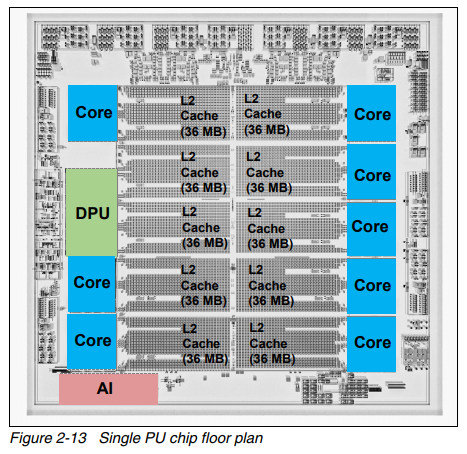
#> input picture tools/md2pptx/examples/telum_II_pu_chip.png, 467 x 454 px
$ python thumbnail_grid.py md2pptx/examples/telum_II_pu_chip.png --output out.png
#> lines starting #> are read from the running program, lines starting #| are printed output that depends on the picture
#!/usr/bin/env python3

from __future__ import annotations

import argparse
import glob
import math
import sys
from pathlib import Path
from typing import cast

pil_import_error: ImportError | None = None
try:
    from PIL import Image
except ImportError as exc:
    Image = None
    pil_import_error = exc


def parse_thumb_size(value: str) -> tuple[int, int]:
    try:
        width_str, height_str = value.lower().split("x", 1)
        width = int(width_str)
        height = int(height_str)
    except ValueError as exc:
        raise argparse.ArgumentTypeError("--thumb-size must be in WIDTHxHEIGHT format (e.g. 480x270)") from exc

    if width <= 0 or height <= 0:
        raise argparse.ArgumentTypeError("--thumb-size values must be positive integers")

    return width, height


def expand_input_paths(patterns: list[str]) -> list[Path]:
    expanded: list[Path] = []
    for pattern in patterns:
        matches = sorted(glob.glob(pattern))
        if matches:
            expanded.extend(Path(match) for match in matches)
        else:
            expanded.append(Path(pattern))

    png_paths = [path for path in expanded if path.suffix.lower() == ".png" and path.exists()]
    unique_paths = sorted(set(png_paths), key=lambda path: str(path))
    return unique_paths


def build_thumbnail_grid(
    input_paths: list[Path],
    output_path: Path,
    columns: int,
    thumb_size: tuple[int, int],
) -> None:
#> called with columns = 4, thumb_size = (480, 270)
    if Image is None:
        raise RuntimeError("Pillow is not installed. Install it with: pip install Pillow") from pil_import_error

    thumb_width, thumb_height = thumb_size
    rows = math.ceil(len(input_paths) / columns)

    canvas = Image.new("RGB", (columns * thumb_width, rows * thumb_height), color=(255, 255, 255))
#> canvas: PIL image 1920x270 RGB; every value is 255

    for index, input_path in enumerate(input_paths):
        with Image.open(input_path) as image:
#> image is the input picture: PIL image 467x454 RGBA; mean R, G, B, A 171.7, 188.2, 192.9, 255
            thumbnail = image.convert("RGB").resize((thumb_width, thumb_height), Image.Resampling.LANCZOS)
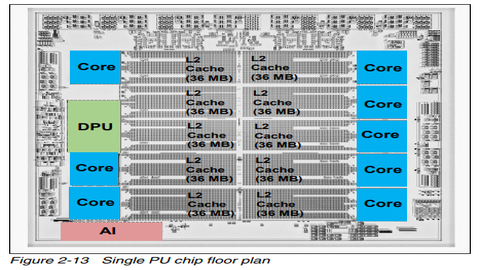
#> thumbnail: PIL image 480x270 RGB; mean R, G, B 171.6, 187.9, 192.6

        x = (index % columns) * thumb_width
        y = (index // columns) * thumb_height
        canvas.paste(thumbnail, (x, y))
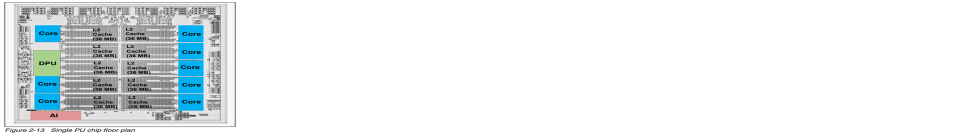
#> canvas: PIL image 1920x270 RGB (shown at 1/2 size); mean R, G, B 234.2, 238.2, 239.4

    output_path.parent.mkdir(parents=True, exist_ok=True)
    canvas.save(output_path)


def build_parser() -> argparse.ArgumentParser:
    parser = argparse.ArgumentParser(
        prog="thumbnail_grid",
        description="Create a thumbnail grid overview from PNG slide screenshots.",
    )
    _ = parser.add_argument(
        "inputs",
        nargs="+",
        help="Input PNG paths and/or glob patterns (e.g. 'shots/*.png').",
    )
    _ = parser.add_argument(
        "--output",
        required=True,
        help="Output image path for the generated thumbnail grid PNG.",
    )
    _ = parser.add_argument(
        "--columns",
        type=int,
        default=4,
        help="Number of columns in the output grid (default: 4).",
    )
    _ = parser.add_argument(
        "--thumb-size",
        type=parse_thumb_size,
        default=(480, 270),
        metavar="WIDTHxHEIGHT",
        help="Thumbnail size for each image (default: 480x270).",
    )
    return parser


def main() -> int:
    parser = build_parser()
    args = parser.parse_args()

    columns = cast(int, args.columns)
    output = cast(str, args.output)
    thumb_size = cast(tuple[int, int], args.thumb_size)
    inputs = cast(list[str], args.inputs)

    if columns <= 0:
        parser.error("--columns must be a positive integer")

    input_paths = expand_input_paths(inputs)
    if not input_paths:
        parser.error("No existing PNG files found from provided inputs/globs")

    try:
        build_thumbnail_grid(
            input_paths=input_paths,
            output_path=Path(output),
            columns=columns,
            thumb_size=thumb_size,
        )
    except RuntimeError as exc:
        print(str(exc), file=sys.stderr)
        return 1

    print(f"Saved thumbnail grid: {output}")
    return 0


if __name__ == "__main__":
    raise SystemExit(main())
#> (the program exits here)
